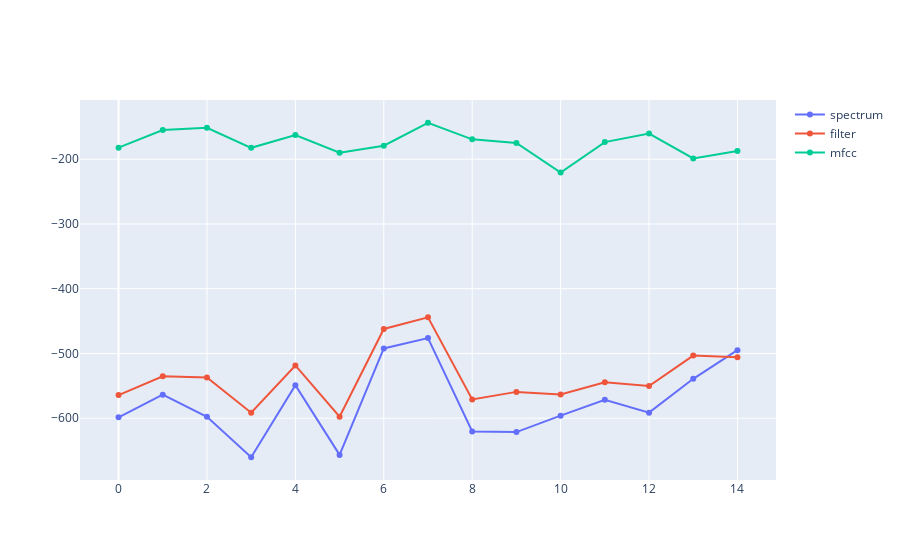

The cell this chart's notebook holds for it:
### Code cell
# lecture des fichiers audio et calcul des features
words=Words(rep='audio',name='audio',numcep=numcep,lowfreq=lowfreq,highfreq=None,winlen=winlen,winstep=winstep,nfilt=nfilt,nfft=nfft)  
methodes=['spectrum','filter','mfcc']
label = "apple"
log_prob_list = []
for method in methodes:

    # On extrait une liste avec les 15 enregistrements de 'apple' 
    #en utilisant la méthode mfcc
    liste=words.getFeatList(label=label,methode=method,featStart=featStart,featStop=featStop)  

    # On crée et on entraine un HMM avec la liste précédente (composée 
    # de 15 enregistrements de apple)
    Model=GaussianHMM(liste=liste, Nstates=Nstates)     

    # Affiche tous les individus du mot apple dans le plan Fx, Fy ainsi que 
    #les ellipes à 95% associées à chaque états
    
    log_prob_list.append(Model.log_prob(liste))      
    #print('Log densite de probabilité des {} enregistrements de {}:\n{}\n'.format(len(liste),label,logprobs))

    #Model.plotGaussianConfidenceEllipse(words,Fx=Fx,Fy=Fy,color='b')   

import plotly.graph_objects as go

# Create random data with numpy
import numpy as np
np.random.seed(1)

fig = go.Figure()

for i,log_prob in enumerate(log_prob_list): 
    random_x = np.arange(len(log_prob))

    fig.add_trace(go.Scatter(x=random_x, y=log_prob,
                        mode='lines+markers',
                        name=methodes[i]))

fig.show()

### Figure 1 — Plotly figure (JSON) as saved in the notebook; plotly's stock layout.template omitted (floating-point values rounded to 4 significant figures)
{"data": [{"mode": "lines+markers", "name": "spectrum", "type": "scatter", "x": [0, 1, 2, 3, 4, 5, 6, 7, 8, 9, 10, 11, 12, 13, 14], "y": [-598.6, -563.7, -597.8, -660.3, -549.1, -656.7, -492.3, -476.2, -620.4, -621.4, -596.1, -571.6, -591.4, -539.1, -494.9]}, {"mode": "lines+markers", "name": "filter", "type": "scatter", "x": [0, 1, 2, 3, 4, 5, 6, 7, 8, 9, 10, 11, 12, 13, 14], "y": [-564.3, -535.3, -537.3, -591.4, -518.5, -597.6, -462.1, -444.2, -571.1, -559.3, -563.3, -544.6, -550.2, -503.3, -506.0]}, {"mode": "lines+markers", "name": "mfcc", "type": "scatter", "x": [0, 1, 2, 3, 4, 5, 6, 7, 8, 9, 10, 11, 12, 13, 14], "y": [-182.1, -154.9, -151.5, -182.4, -162.7, -189.9, -179.0, -143.6, -169.3, -174.9, -220.5, -173.5, -160.3, -198.8, -187.3]}], "layout": {}}
